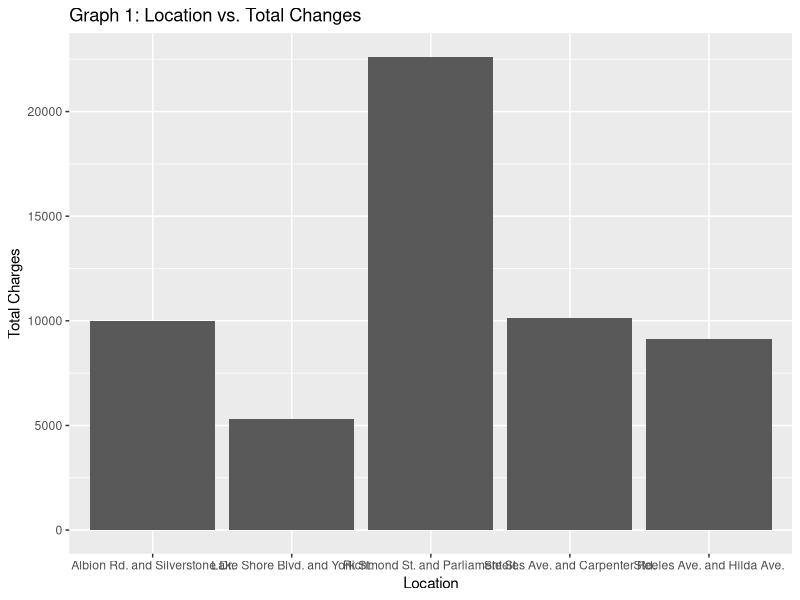

R code for this plot:
## ---- chunk 1
# Chunk 1

#| message: false
#| echo: false

### Workspace setup ###

# Install packages
# install.packages("tidyverse")
# install.packages("dplyr")
# install.packages("ggplot2")
# install.packages("kableExtra")

# Load packages
library(tidyverse)
library(dplyr)
library(ggplot2)
library(kableExtra)

# Read in cleaned data
cleaned_red_light_data <- read_csv(here::here("outputs", "data", "cleaned_red_light_data.csv"))

## ---- chunk 2
#| echo: false 
# code not included in doc
#| warning: false 
# no warnings in the doc
#| message: false 
# no messages in the doc
  
### Stimulate data ###
table1 <- cleaned_red_light_data

# rename the columns 
colnames(table1) = c("Location", "2012", "2013", "2014", "2015", "2016", "2017", "2018", "2019", "2020", "2021", "2022")

# add a column for the sum of charges called Total_Charges  
table1$Total_Charges <- rowSums(sapply(table1[,2:12],function(x)as.numeric(as.character(x))))

# make table cuter
cutie <- kable(table1, format = 'latex', booktable = TRUE, caption = 'Total Number of Charges per Year Based on Location') %>% kable_styling(latex_options = 'scale_down')
cutie

## ---- chunk 3
#| echo: false 
# code not included in doc
#| warning: false 
# no warnings in the doc
#| message: false 
# no messages in the doc

# Want to plot location on x axis and sum charges  on y axis
# creating meaningful axies names, x is intersection and y is Total Charges
bar1 <- table1[,c(1,13)]
ggplot(table1 = bar1$Location) + geom_col(aes(x= table1$Location, y = table1$Total_Charges)) +labs(title = "Graph 1: Location vs. Total Changes", y = "Total Charges", x = "Location") 
